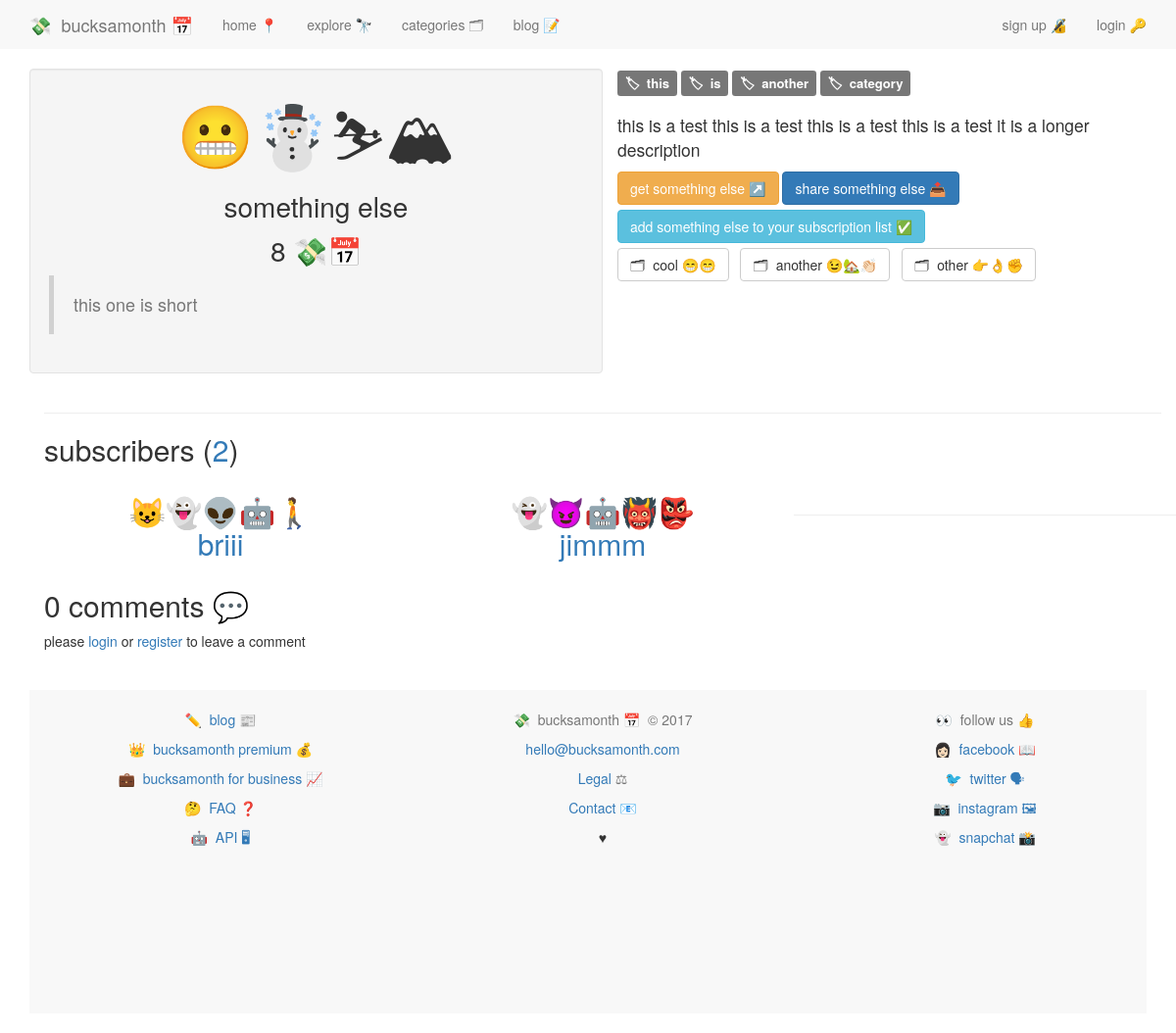
/services/something-else/, run on an earlier commit of the app's database.
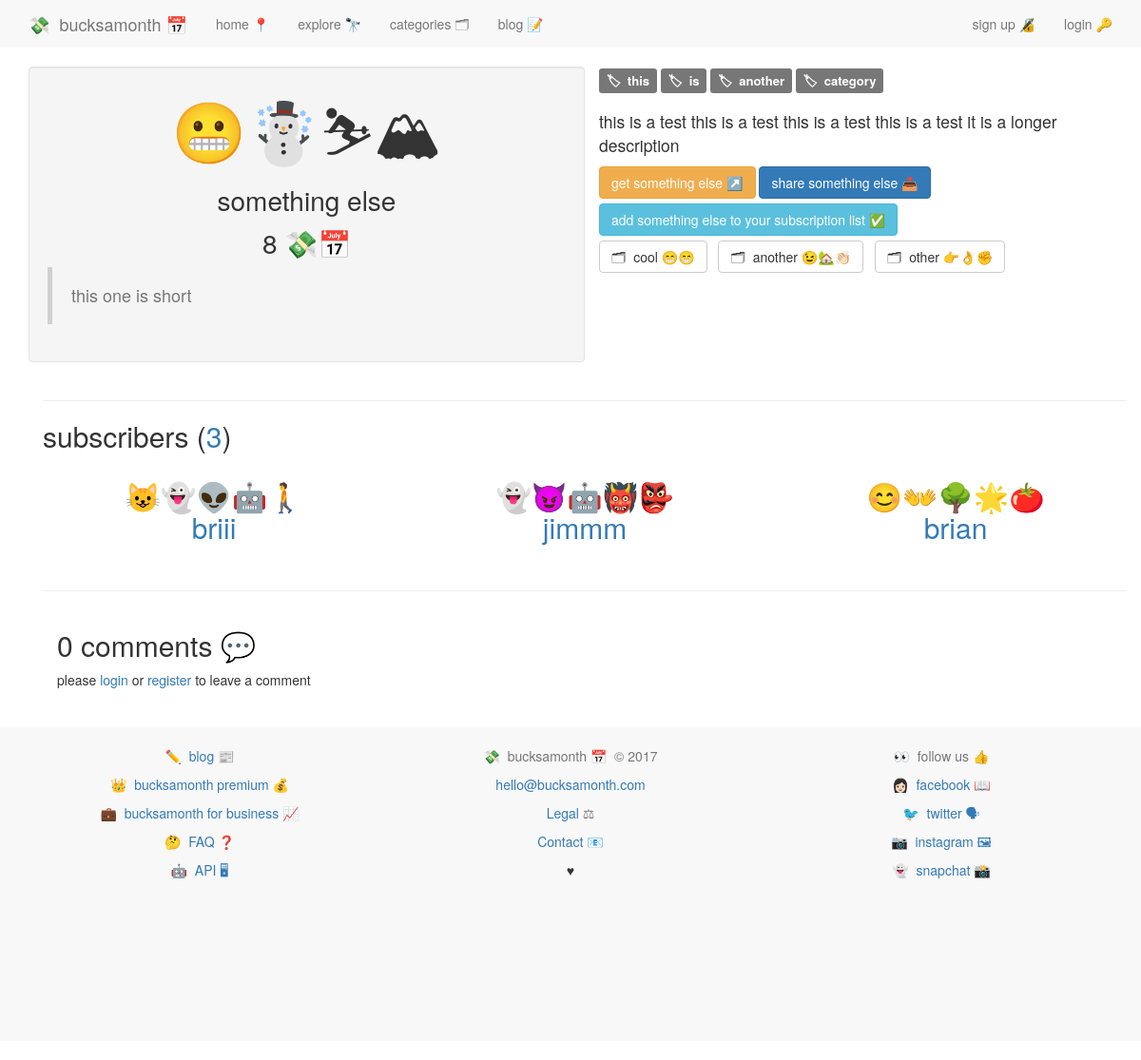
And on a later commit of the database.
### services/models.py (models this page shows, shortened)
class Service(models.Model):
	service_name 			= models.CharField(max_length=140)
	service_slug			= models.SlugField(blank=True)
	url_name 				= models.CharField(max_length=200)
	description_long		= models.CharField(max_length=500, default='')
	description_short		= models.CharField(max_length=140, default='')
	category				= models.ManyToManyField(Category, blank=True)
	featured				= models.BooleanField(default=False)
	date_created 			= models.DateField(auto_now=True)
	bucksamonth 			= models.DecimalField(max_digits=8, decimal_places=2, default=0.00)
	emoji					= models.CharField(max_length=20, default='')
	twitter 				= models.CharField(max_length=100, default='')
	tags 					= TaggableManager()
	@property
	def get_content_type(self):
		instance = self
		content_type = ContentType.objects.get_for_model(instance.__class__)
		return content_type
	@property
	def comments(self):
		instance = self
		qs = Comment.objects.filter_by_instance(instance)
		return qs

class Subscription(models.Model):
	service 				= models.ForeignKey(Service, on_delete=models.CASCADE, related_name='subscription_service')
	user 					= models.ForeignKey(UserProfile, on_delete=models.CASCADE, related_name="subscribed_user")
	cc_nickname 			= models.CharField(max_length=10, default='')
	bucksamonth 			= models.DecimalField(max_digits=8, decimal_places=2, default=0.00)
	date_created			= models.DateField(default=date.today)
	wishlist				= models.BooleanField(default=False)
	private					= models.BooleanField(default=False)

### categories/models.py (models this page shows)
class Category(models.Model):
    category = models.CharField(max_length=50)
    emoji = models.CharField(max_length=20, null=True, blank=True)
    description = models.CharField(max_length=140, null=True, blank=True)
    slug = models.SlugField(unique=True, blank=True, null=True)
    def __str__(self):
        return str(self.category)

### accounts/models.py (models this page shows, shortened)
class UserProfile(models.Model):
	user = models.OneToOneField(User)
	description = models.CharField(max_length=100, default='')
	twitter = models.CharField(max_length=100, default='')
	emoji = models.CharField(max_length=10, default='')
	setup = models.BooleanField(default=False)
	uid = models.CharField(default=uuid.uuid4, max_length=40)
	email_valid = models.BooleanField(default=False)
	followers = models.ManyToManyField('self')

### services/views.py (the view, shortened to what this page needs)
# urls.py: url(r'^(?P<service_slug>.+)/$', views.service_detail, name='service_detail'),
def service_detail(request, service_slug):
	instance = get_object_or_404(Service, service_slug=service_slug)
	initial_data = {
		'content_type':instance.get_content_type,
		'object_id':instance.id
	}
	form = CommentForm(request.POST or None, initial=initial_data)
	subscribers = Subscription.objects.filter(service=instance, private=False, wishlist=False)
	subscribers_count = subscribers.distinct().count()
	comments = instance.comments
	context = {
		'instance':instance,
		'form':form,
		'subscribers':subscribers,
		'subscribers_count':subscribers_count,
		'comments':comments,
	}
	if request.user.is_authenticated():
		user_info = Subscription.objects.filter(service=instance, user=request.user.userprofile).first()
		context['user_info'] = user_info
	return render(request, 'services/service_detail.html', context)

### comments/models.py (called while the page is built)
	def filter_by_instance(self, instance):
		content_type = ContentType.objects.get_for_model(instance.__class__)
		obj_id = instance.id
		qs = super(CommentManager, self).filter(content_type=content_type, object_id=obj_id)
		return qs

### services/templates/services/service_detail.html (shortened to what this page needs)
{% extends 'base.html' %}
{% load crispy_forms_tags %}
{% load taggit_templatetags2_tags %}
{% block content %}
{% include 'nav.html' %}
<div class="container">
  <div class="row">
  <div class="col-md-6 well">
  <p style="font-size:4.5em; text-align:center;">{{ instance.emoji }}</p>
  <p style="font-size:2em; text-align:center;">{{ instance.service_name }}</p>
  <h5 style="font-size:2em; text-align:center;">{{ instance.bucksamonth | floatformat:"0" }}&nbsp;💸📅</h5>
  <blockquote>
  <h4 class="text-muted">{{ instance.description_short }}</h4>
  </blockquote>
  </div>
  <div class="col-md-6">
    {% if instance.tags.all.count > 0 %}
    {% for tag in instance.tags.all %}<span style="font-size:1.25em; word-wrap:break-word;"><a href="{% url 'tags:service_tag_view' tag_name=tag.slug %}" class="label label-default">🏷&nbsp;&nbsp;{{ tag }}</a></span>  {% endfor %}
    <br /><br />
    {% endif %}
    <p style="font-size:1.25em;">{{ instance.description_long }}</p>
    <span class="button-wrapper">
    <a href="{{ instance.url_name }}" class="btn btn-warning">get {{ instance.service_name }}&nbsp;↗️</a>
    <a class="btn btn-primary" href="#"> share {{ instance.service_name }}&nbsp;📤</a>
    {% if not user_info %}
    <a class="btn btn-info" href="{% url 'services:add_service_from_detail_view' service_slug=instance.service_slug %}">add {{ instance.service_name }} to your subscription list&nbsp;✅</a>{% endif %}
  </span>
    {% if instance.category.all.count > 0 %}
    <br />
    <span class="button-wrapper" style="font-size:1.5em;">{% for category in instance.category.all %}<a href="{% url 'categories:category_view' slug=category.slug %}" class="btn btn-default">🗂&nbsp;&nbsp;{{ category }}&nbsp;{{ category.emoji }}</a>&nbsp;&nbsp;{% endfor %}</span>
    {% endif %}
</div>
</div>
<hr>
<h2>subscribers (<a href="{% url 'services:service_subscribers' service_slug=instance.service_slug %}">{{ subscribers_count }}</a>)</h2>
{% for subscriber in subscribers %}
{% cycle '<div class="row">' '' ''  %}
<div style="text-align:center;" class="col-md-4">
<h2><a href="{% url 'users:view_profile' username=subscriber.user.user.username %}">{{ subscriber.user.emoji }}<br />{{ subscriber.user.user.username }}</a></h2>
</div>
{% cycle '' '' '</div>' %}
{% endfor %}
<br />
<hr>
<div class="container">
<div class="row">
<div class="col-md-8">
<h2>{{ instance.comments.count }} comment{{ instance.comments.count | pluralize }} 💬</h2>
{% if user.is_authenticated %}
<form method="POST" action="{% url 'services:service_detail' service_slug=instance.service_slug %}">
{% csrf_token %}
{{ form }}
<br />
<button class="btn btn-default" type="submit">add 💬</button>
</form>
{% else %}
<span>
please <a href="{% url 'accounts:login' %}">login</a> or <a href="{% url 'accounts:register' %}">register</a> to leave a comment
</span>
{% endif %}
<br /><br />
</div>
</div>
</div>
</div>
{% endblock %}

### templates/base.html (shortened to what this page needs)
{% load static %}
<!DOCTYPE html>
<html lang="en">
  <head>
	<link rel="stylesheet" href="https://maxcdn.bootstrapcdn.com/bootstrap/3.3.7/css/bootstrap.min.css">
	<link rel="stylesheet" href="{% static 'css/main.css' %}">
  </head>
  <body>
    <div class="container">
  {% block content %}
	{% endblock %}
</div>
  {% block footer %}{% include 'footer.html' %}{% endblock %}
  </body>
</html>

### templates/nav.html (shortened to what this page needs)
    <nav class="navbar navbar-default navbar-fixed-top">
      <div class="container">
        <div class="navbar-header">
          <a class="navbar-brand" href="/">💸&nbsp;&nbsp;bucksamonth 📅</a>
        </div>
        <div id="navbar" class="navbar-collapse collapse">
          <ul class="nav navbar-nav" style="text-align:center;">
            <li><a href="/">home 📍</a></li>
            <li><a href="{% url 'services:services' %}">explore 🔭</a></li>
            <li><a href="{% url 'categories:all_categories' %}">categories 🗂</a></li>
            <li><a href="{% url 'blog:index' %}">blog 📝</a></li>
          </ul>
          <ul class="nav navbar-nav navbar-right" style="text-align:center;">
            {% if user.is_authenticated %}
            <li><a href="#">🔔</a></li>
            <li><a type="button" href="#logout" data-toggle="modal" data-target="#myModal-logout">logout 🔓</a></li>
            <li><a href="{% url 'accounts:profile' %}">my subscriptions 📊</a></li>
            {% else %}
            <li><a href="{% url 'accounts:register' %}">sign up 🔏</a></li>
            <li><a href="{% url 'accounts:login' %}">login 🔑</a></li>
            {% endif %}
          </ul>
        </div>
      </div>
    </nav>

### templates/footer.html (shortened to what this page needs)
<br />
<footer style="background-color:#f8f8f8;" class="footer-distributed ">
  <div style="text-align:center;" class="container">
    <br />
  <div class="row">
    <div style="text-decoration:none;" class="col-md-4">
        <div class="footer-left ">
            <div>
                <p><a href="{% url 'blog:index' %}">✏️&nbsp;&nbsp;blog&nbsp;📰</a></p>
                <p><a href="{% url 'FAQ' %}">👑&nbsp;&nbsp;bucksamonth premium&nbsp;💰</a></p>
                <p><a href="{% url 'business' %}">💼&nbsp;&nbsp;bucksamonth for business 📈</a></p>
                <p><a href="{% url 'FAQ' %}">🤔&nbsp;&nbsp;FAQ&nbsp;❓</a></p>
                <p><a href="{% url 'developers' %}">🤖&nbsp;&nbsp;API&nbsp;🖥</a></p>
            </div>
        </div>
      </div>
          <div class="col-md-4">
        <div class="footer-center ">
          <p class="text-muted">💸&nbsp;&nbsp;bucksamonth 📅&nbsp;&nbsp;&copy; 2017</p>
          <p><a href="mailto:hello@bucksamonth.com">hello@bucksamonth.com</a></p>
          <p class="text-muted"><a href="#">Legal </a>⚖</p><p><a href="#">Contact</a>&nbsp;📧</p>
          <p><span id="heart">&hearts;</span></p>
        </div>
      </div>
      <div class="col-md-4">
        <div class="footer-right ">
          <p class="text-muted">👀&nbsp;&nbsp;follow us 👍</p>
          <p><a href="https://facebook.com/bucksamonth">👩🏻&nbsp;&nbsp;facebook 📖</a></p>
          <p><a href="https://twitter.com/bucksamonth">🐦&nbsp;&nbsp;twitter 🗣</a></p>
          <p><a href="https://instagram.com/bucksamonth">📷&nbsp;&nbsp;instagram 🖼</a></p>
          <p><a href="#">👻&nbsp;&nbsp;snapchat 📸</a></p>
        </div>
      </div>
    </div>
    </div>
    <br ><br ><br ><br ><br ><br ><br ><br >
</footer>

### static/css/main.css (style rules this page uses)
body { min-height: 200px; padding-top: 70px; padding-bottom: 20px; }
a { text-decoration: none; }
.button-wrapper .btn { margin-bottom:5px; }
.navbar { border-bottom: 20px; }

What changed in the data, as far as the page shows it:
added Subscription: user.emoji "😊👐🌳🌟🍅", user.user.username "brian"
Also different on the page:
{{ subscribers_count }}: "2" → "3"
